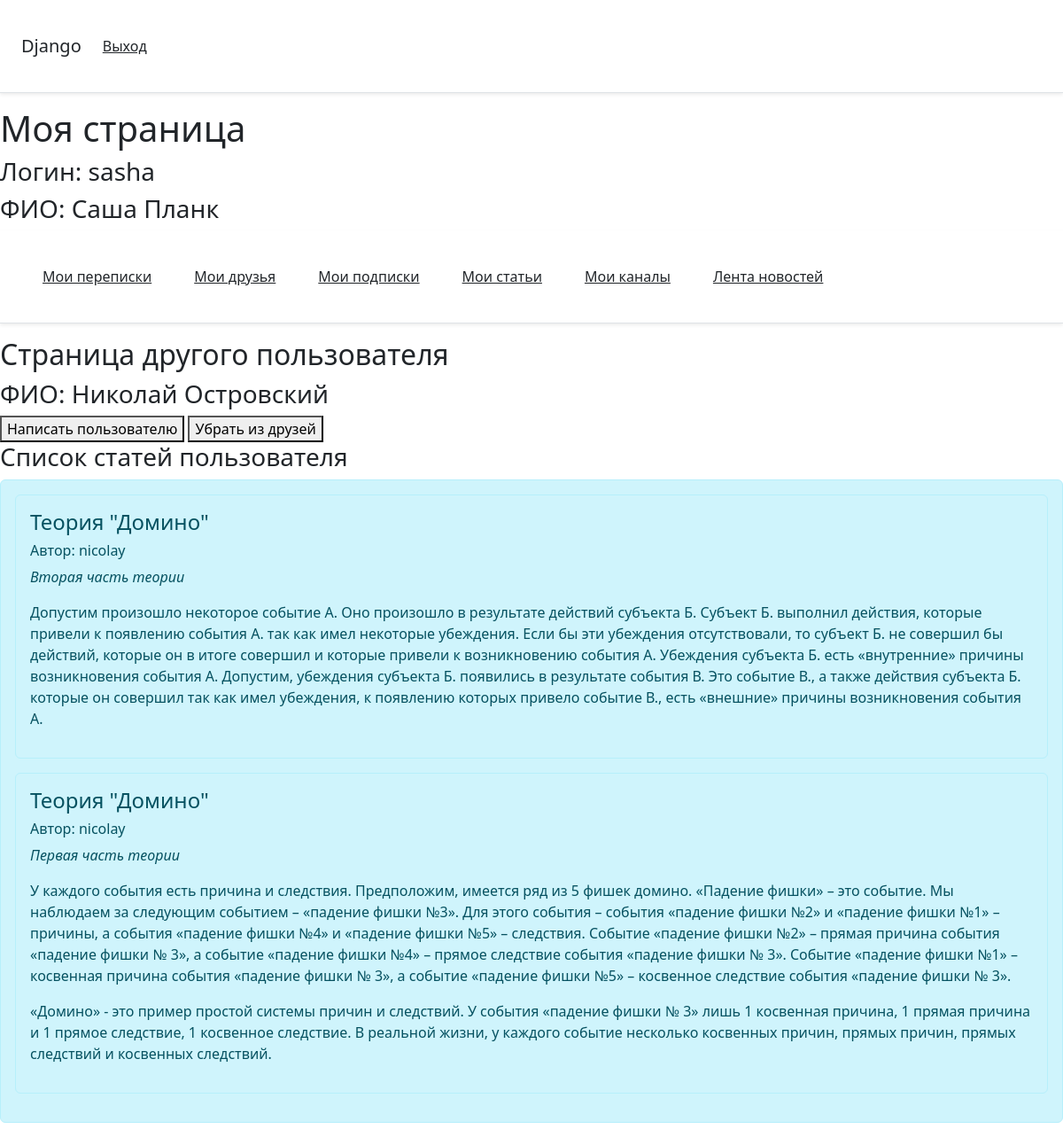
Page /1/nicolay on the committed database.
### main/models.py (models this page shows)
class StandartUser(models.Model):
    password = models.CharField(max_length=256)
    username = models.CharField('username', max_length=150)
    last_name = models.CharField(max_length=150)
    date_joined  = models.DateTimeField(auto_now=True)
    first_name = models.CharField(max_length=150)

class Articles(models.Model):
    author = models.CharField('Автор', max_length=25)
    title = models.CharField('Название', max_length=255)
    intro = models.CharField('Анонс', max_length=250)
    content = models.TextField('Статья',blank=True)
    time_create = models.DateTimeField('Время создания',auto_now_add=True)
    time_update = models.DateTimeField('Время редакции',auto_now=True)
    is_published = models.BooleanField('Статус публикации',default=True)

### main/views.py (the view)
# urls.py: path('<int:id>/<str:people_username>', views.peoplepage, name='people'),
def peoplepage(request, id, people_username):
    user = get_object_or_404(StandartUser, id=id)
    people = get_object_or_404(StandartUser, username=people_username)
    people_id = StandartUser.objects.get(username=people_username).id
    friendship_exists = Friendship.objects.filter(user_id=id, friend_id=people_id).exists()
    status = False if friendship_exists else True
    articles = Articles.objects.all()
    articles = Articles.objects.filter(author=people_username)
    data = {
       'user': user,
       'people': people,
       'articles': articles,
       'status': status
   }
    return render(request, 'user/peoplepage.html', data)

### main/templates/user/peoplepage.html (shortened to what this page needs)
{% extends 'user/userpage.html' %}
{% block href %}
<h2>Страница другого пользователя</h2>
<h3 style="text-transform:capitalize">ФИО: {{ people.first_name }} {{ people.last_name }}</h3>
<a href="{% url 'open_personal_chat' user.id people.username %}"><button>Написать пользователю</button></a>
{% if status == True %}
    <a href="{% url 'add_friend' user.id people.id %}"><button>Добавить в друзья</button></a>
    <h3>Список cтатей пользователя</h3>
        <div class="alert alert-info">
                    <div class="alert alert-info">
                        <article>Вы не сможете посмотреть статьи пользователя пока в друзья его не добавите</article>
                    </div>
        </div>
{% else %}
    <a href="{% url 'remove_friend' user.id people.id %}"><button>Убрать из друзей</button></a>
    <h3>Список cтатей пользователя</h3>
        <div class="alert alert-info">
        {% if articles|length > 0 %}
            {% for elem in articles reversed %}
                {% if elem.author == people.username %}
                    <div class="alert alert-info">
                        <h4>{{ elem.title }}</h4>
                        <h6>Автор: {{ elem.author }}</h6>
                        <p><em>{{ elem.intro }}</em></p>
                        <article>{{ elem.content|linebreaks }}</article>
                    </div>
                {% else %}
                <p>У меня пока нету статей</p>
                {% endif %}
            {% endfor %}
        {% else %}
            <p>У меня пока нету статей</p>
        {% endif %}
        </div>
{% endif %}
{% endblock %}

### main/templates/user/userpage.html (shortened to what this page needs)
{% extends 'user/base.html' %}
{% block body %}
<h1>Моя страница</h1>
<h3>Логин: {{ user.username }}</h3>
<h3 style="text-transform:capitalize">ФИО: {{ user.first_name }} {{ user.last_name }}</h3>
<div class="d-flex flex-column flex-md-row align-items-center p-3 px-md-4 mb-3 bg-white border-bottom shadow-sm">
    <a class="p-4 text-dark" href="mychats">Мои переписки</a>
    <a class="p-4 text-dark" href="myfriends">Мои друзья</a>
    <a class="p-4 text-dark" href="mysubscribes">Мои подписки</a>
    <a class="p-4 text-dark" href="myarticles">Мои статьи</a>
    <a class="p-4 text-dark" href="mychanels">Мои каналы</a>
    <a class="p-4 text-dark" href="news">Лента новостей</a>
</div>
{% block href %}{% endblock %}
{% endblock %}

### main/templates/user/base.html (shortened to what this page needs)
<!DOCTYPE html>
<html lang="en">
<head>
    <link rel="stylesheet" href="https://cdn.jsdelivr.net/npm/bootstrap@5.2.3/dist/css/bootstrap.min.css">
</head>
<body>
    <div class="d-flex flex-column flex-md-row align-items-center p-3 px-md-4 mb-3 bg-white border-bottom shadow-sm">
        <h5 class="my-0 mr-md-auto font-weight-normal">Django</h5>
        <a class="p-4 text-dark" href="/">Выход</a>
    </div>
    {% block body %}{% endblock %}
</body>
</html>

### rows in the picture
StandartUser: username "sasha", first_name "Саша", last_name "Планк"
StandartUser: first_name "Николай", last_name "Островский"
Articles: title "Теория \"Домино\"", author "nicolay", intro "Вторая часть теории", content "Допустим произошло некоторое событие А. Оно произошло в результате действий субъекта Б. Субъект Б. выполнил действия, которые привели к появлению события А. так как имел некоторые убеждения. Если бы эти убеждения отсутствовали, то субъект Б. не совершил бы действий, которые он в итоге совершил и которые привели к возникновению события А. Убеждения субъекта Б. есть «внутренние» причины возникновения события А. Допустим, убеждения субъекта Б. появились в результате события В. Это событие В., а также действия субъекта Б. которые он совершил так как имел убеждения, к появлению которых привело событие В., есть «внешние» причины возникновения события А."
Articles: title "Теория \"Домино\"", author "nicolay", intro "Первая часть теории", content "У каждого события есть причина и следствия. Предположим, имеется ряд из 5 фишек домино. «Падение фишки» – это событие. Мы наблюдаем за следующим событием – «падение фишки №3». Для этого события – события «падение фишки №2» и «падение фишки №1» – причины, а события «падение фишки №4» и «падение фишки №5» – следствия. Событие «падение фишки №2» – прямая причина события «падение фишки № 3», а событие «падение фишки №4» – прямое следствие события «падение фишки № 3». Событие «падение фишки №1» – косвенная причина события «падение фишки № 3», а событие «падение фишки №5» – косвенное следствие события «падение фишки № 3». «Домино» - это пример простой системы причин и следствий. У события…"
